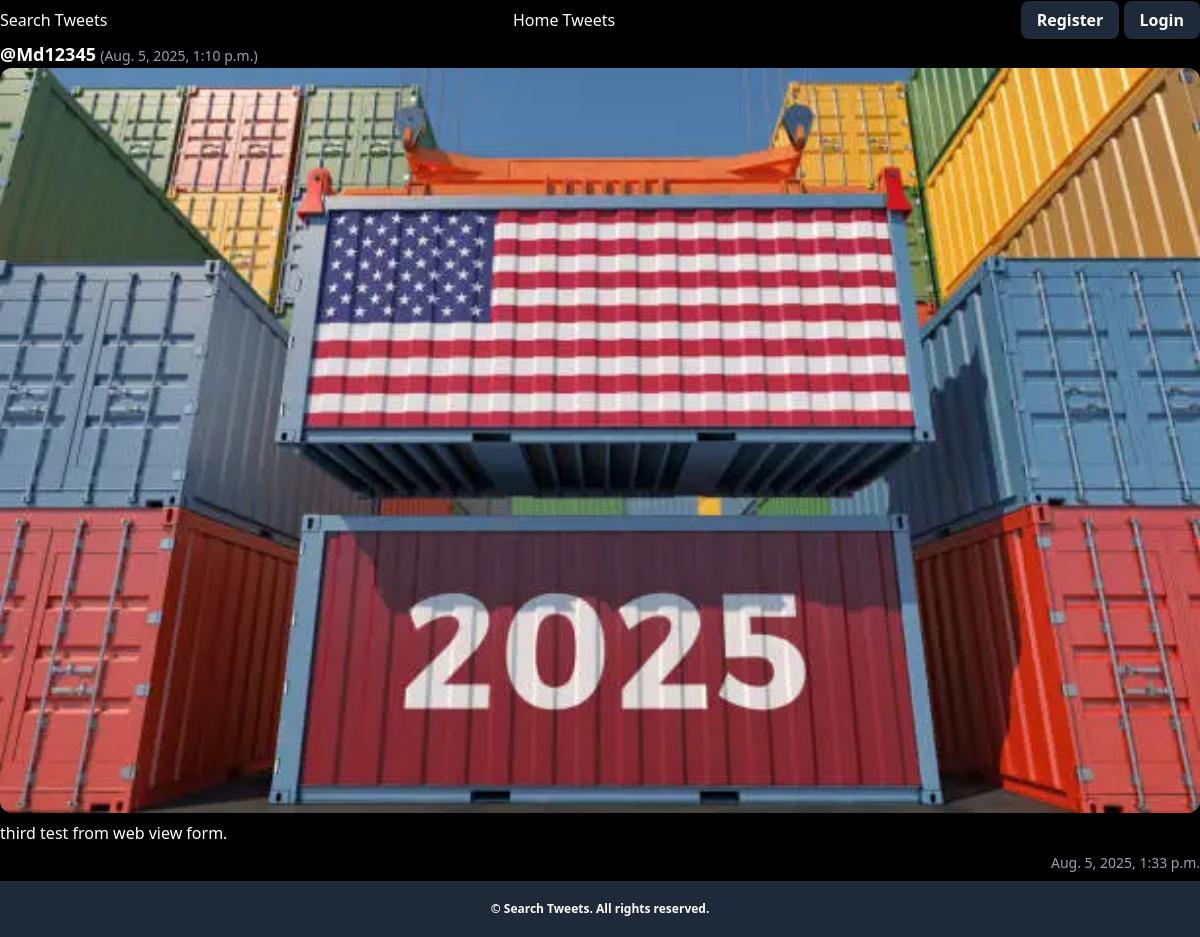
Before: /twitter/4/ with the older database file.
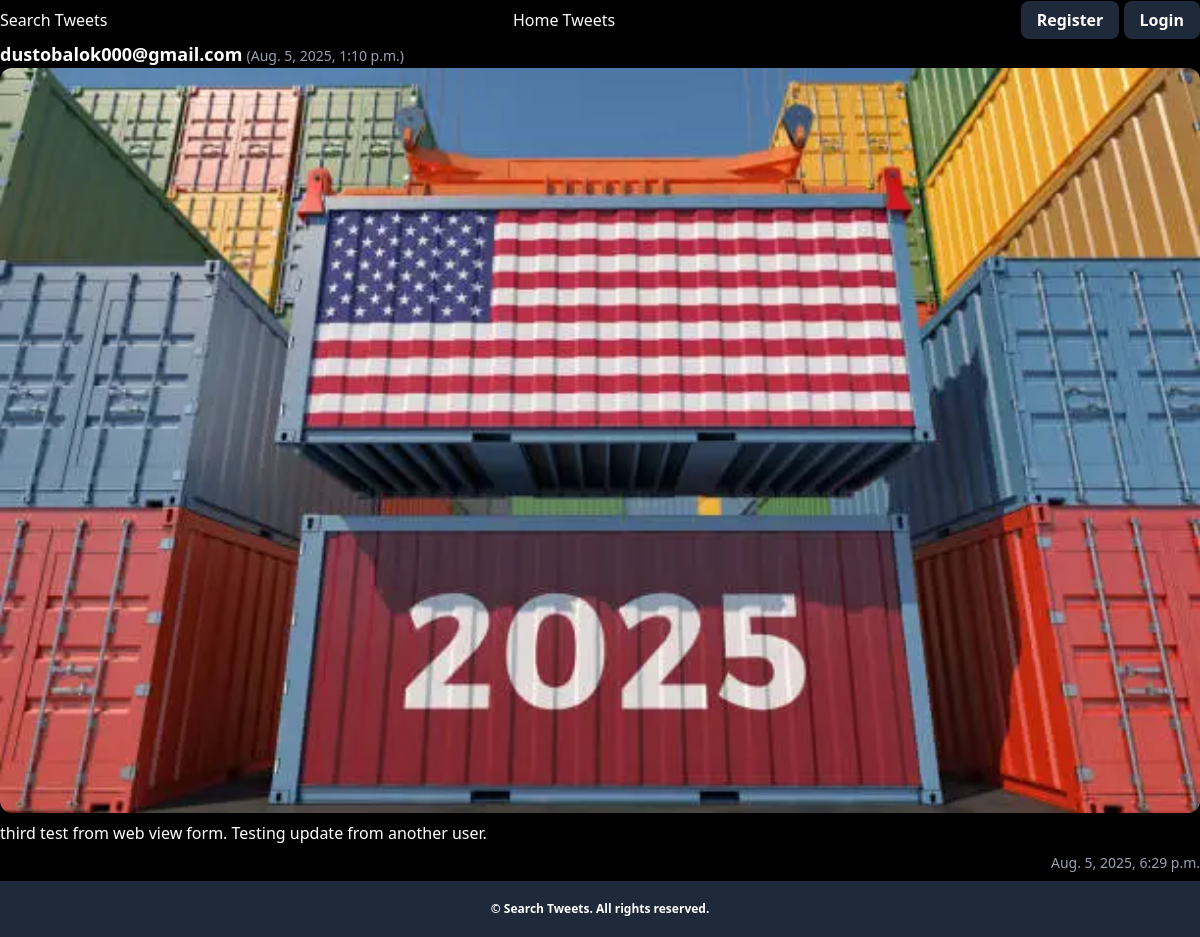
After: the same page with the newer database file.
### twitter/models.py (models this page shows, shortened)
class Tweet(models.Model):
    user = models.ForeignKey(User, on_delete=models.CASCADE, related_name='tweets')
    text = models.TextField(max_length=240)
    image = models.ImageField(upload_to='media/twitter/tweets/images/', blank=True, null=True)
    created_at = models.DateTimeField(auto_now_add=True)
    updated_at = models.DateTimeField(auto_now=True)

### twitter/views.py (the view)
# urls.py: path('<int:tweet_id>/', views.tweet_detail, name='tweet_detail'),
def tweet_detail(request, tweet_id):
    tweet = get_object_or_404(Tweet, pk = tweet_id)
    return render(request, 'tweet_detail.html', {'tweet': tweet})

### twitter/templates/tweet_detail.html (shortened to what this page needs)
{% extends "layout.html" %}
{% block main_content %}
    <p>
        <span class="font-bold text-lg">{{ tweet.user.username }}</span>
        <span class="text-sm text-gray-400">({{ tweet.created_at }})</span>
    </p>
    <img
    src="{{ tweet.image.url }}"
    alt="{{ tweet.text }}"
    class="rounded-xl w-full">
    <p class="my-2">{{ tweet.text }}</p>
    <p class="text-sm text-gray-400 text-right my-2">{{ tweet.updated_at }}</p>
{% endblock %}

Changed rows visible on the page:
changed Tweet: user.username "@Md12345" → "dustobalok000@gmail.com"; text "third test from web view form." → "third test from web view form. Testing update from another user."; updated_at "Aug. 5, 2025, 1:33 p.m." → "Aug. 5, 2025, 6:29 p.m."
